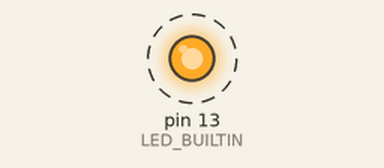
This sketch was run on a simulated Arduino Uno, built with avr-gcc and run on an emulated ATmega328P. Shown: output pins drawn as LEDs (lit = HIGH). Dashed ring = blinking.

Above: at 0.2 s.
Timing chart, 0 to 3.0 s (numbered marks = the images above):
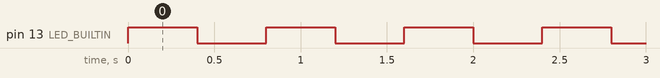

The sketch:

exp7.ino
```cpp
void setup()
{
  pinMode(LED_BUILTIN, OUTPUT);
}

void loop()
{
  digitalWrite(LED_BUILTIN, HIGH);
  delay(400);
  digitalWrite(LED_BUILTIN, LOW);
  delay(400);
}
```

Measured:
- by itself, pin 13 (LED_BUILTIN): alternates HIGH for 0.40 s and LOW for 0.40 s
